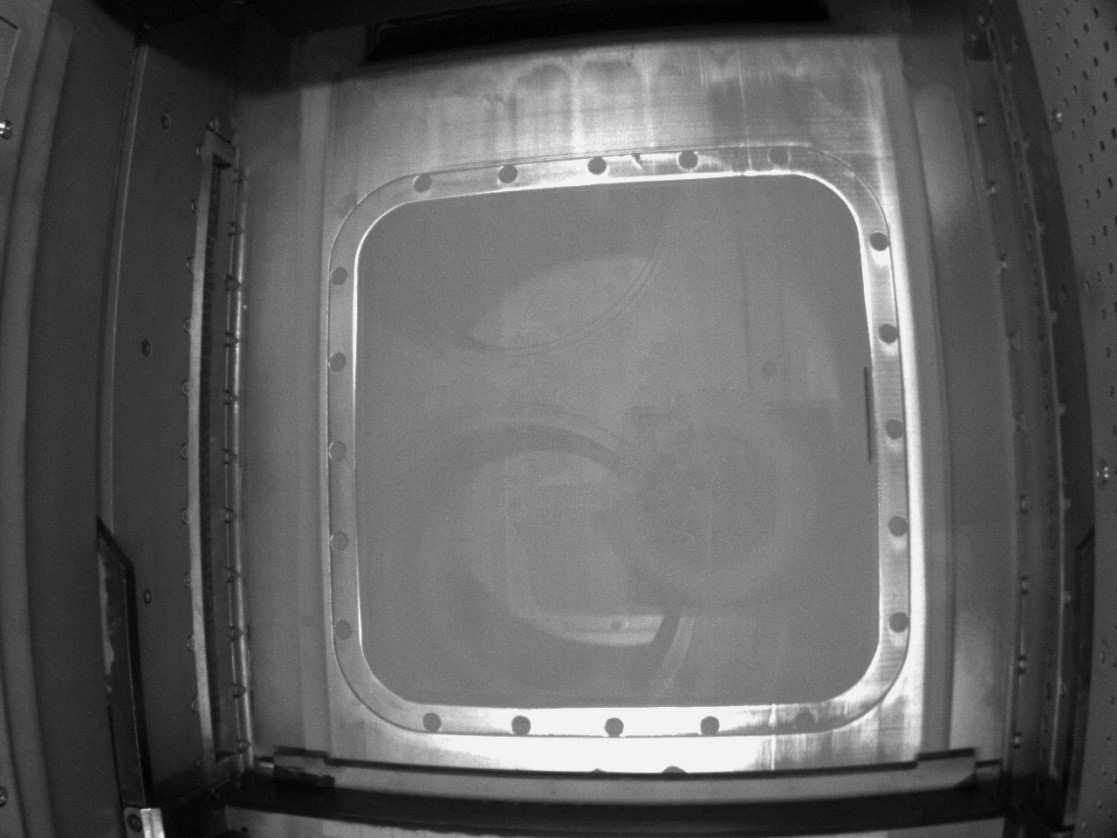
#> input picture images/no_Defect.jpg, 1117 x 838 px
$ python printing_3d.py
#> lines starting #> are read from the running program, lines starting #| are printed output that depends on the picture; after the words box and inside, x2 and y2 are one past the last pixel; in counts of white or black regions, pixels touching at a corner belong together
import cv2

base_img_path = 'images/no_Defect.jpg'
defect_img_path = 'images/small_Defect.jpg'

base_img = cv2.imread(base_img_path, cv2.IMREAD_GRAYSCALE)
#> base_img is the input picture: shape (838, 1117); min 0, max 255, mean 95.7
defect_img = cv2.imread(defect_img_path, cv2.IMREAD_GRAYSCALE)
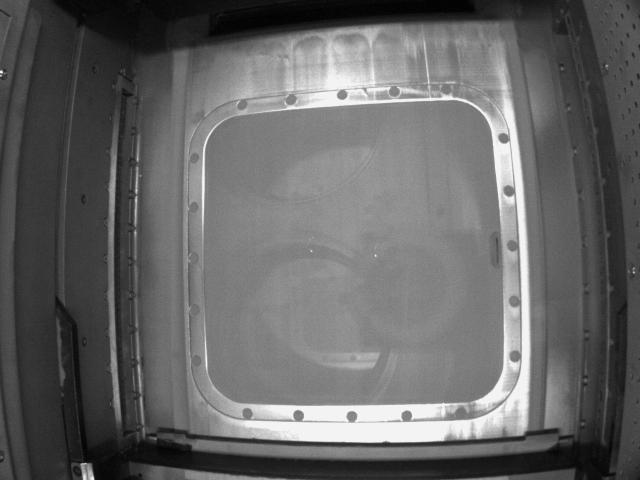
#> input picture images/small_Defect.jpg, 1280 x 960 px (shown at 1/2 size)
#> defect_img is the input picture: shape (960, 1280); min 0, max 255, mean 101.4

if base_img is None or defect_img is None:
    print("Error: Could not load images.")
    exit()

defect_img = cv2.resize(defect_img, (base_img.shape[1], base_img.shape[0]))
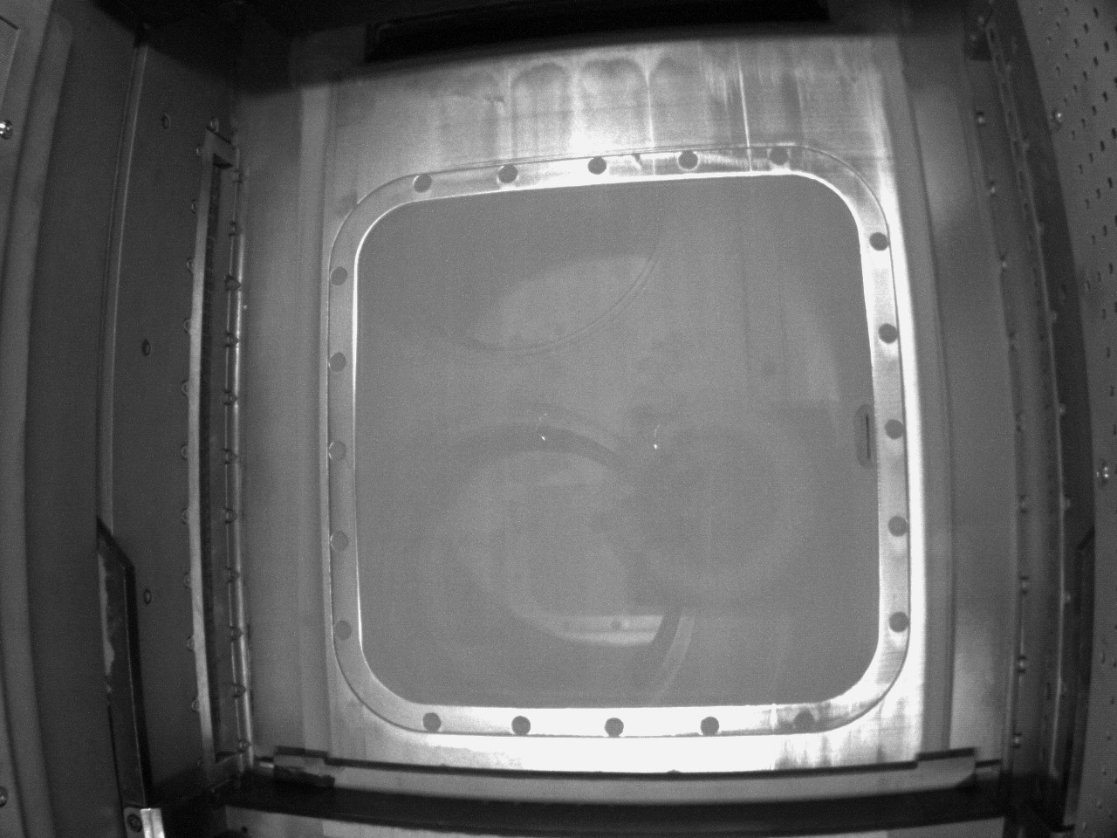
#> defect_img: shape (838, 1117); min 0, max 251, mean 101.3
diff = cv2.absdiff(base_img, defect_img)
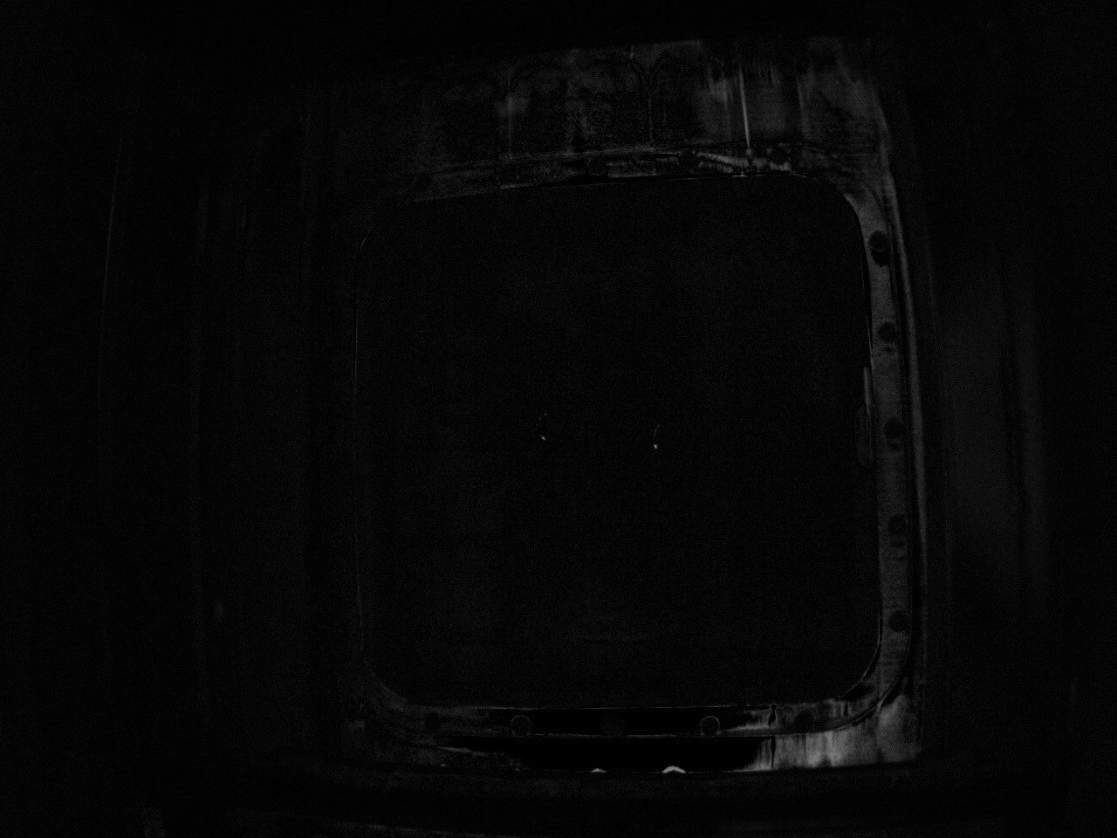
#> diff: shape (838, 1117); min 0, max 132, mean 6.3
threshold = 60
mask = cv2.threshold(diff, threshold, 255, cv2.THRESH_BINARY)[1]
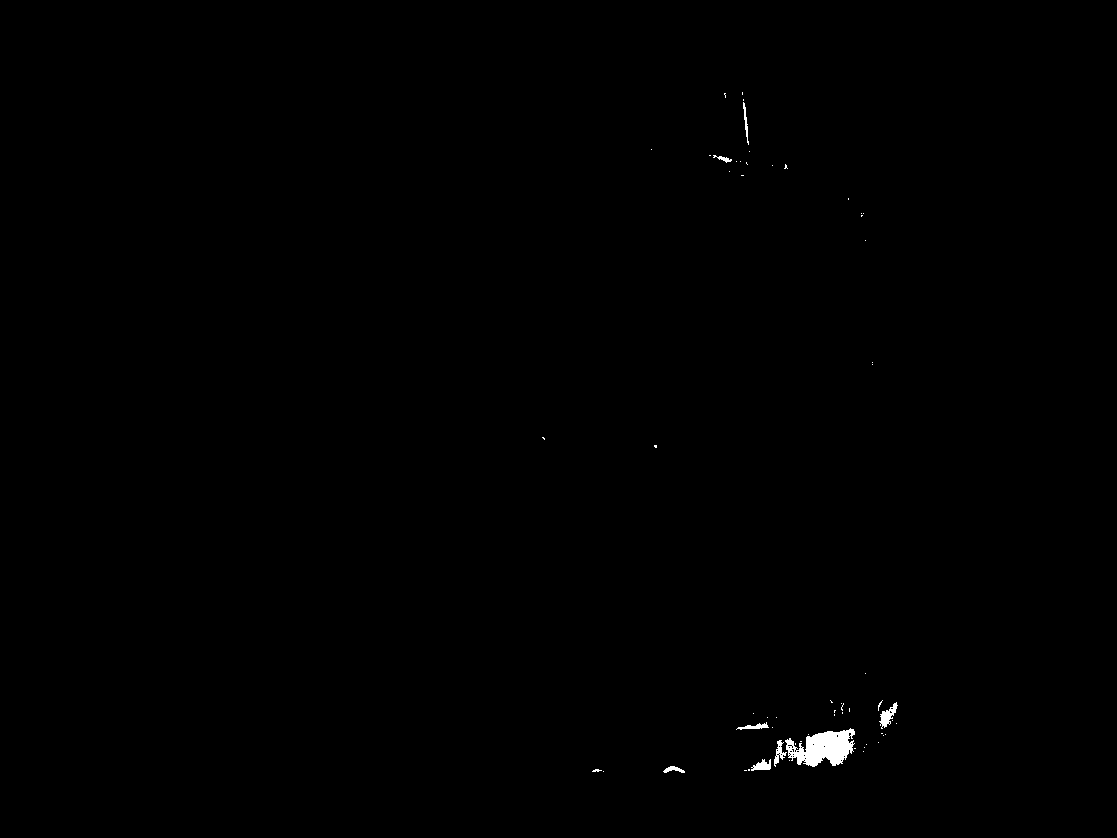
#> mask: shape (838, 1117); 0.28% white; 61 white regions (53 under 20 px), largest, box (x1, y1, x2, y2) and area: (785, 728, 855, 767) 1646, (879, 702, 898, 729) 210, (751, 759, 771, 771) 143
highlighted_img = cv2.cvtColor(defect_img, cv2.COLOR_GRAY2BGR)
highlighted_img[mask == 255] = [0, 255, 255]
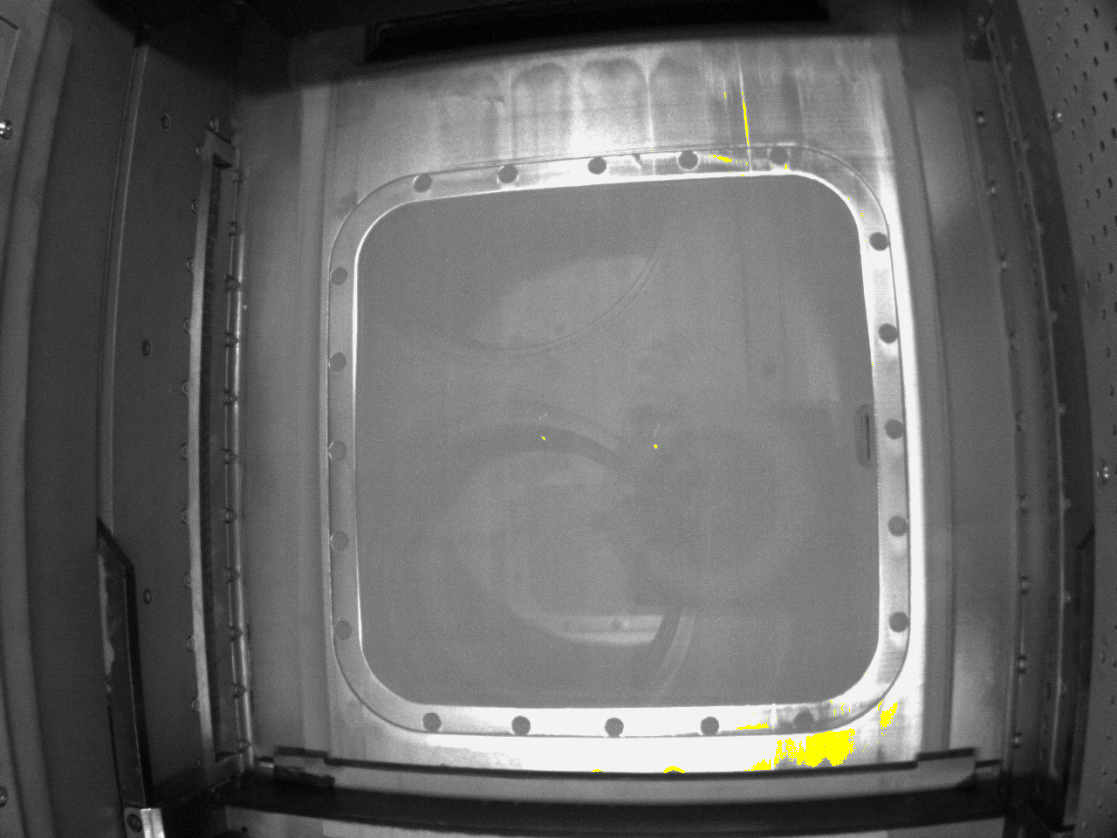
#> highlighted_img: shape (838, 1117, 3); mean B, G, R 100.7, 101.4, 101.4

cv2.imshow('Defect Highlighted Image', highlighted_img)
cv2.waitKey(0)
cv2.destroyAllWindows()
